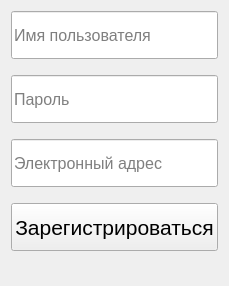
          <widget class="QWidget" name="page_4">
           <layout class="QGridLayout" name="gridLayout_9">
            <item row="0" column="0">
             <layout class="QVBoxLayout" name="register_layout">
              <property name="spacing">
               <number>16</number>
              </property>
              <property name="leftMargin">
               <number>0</number>
              </property>
              <property name="bottomMargin">
               <number>24</number>
              </property>
              <item>
               <widget class="QLineEdit" name="register_username_edit">
                <property name="sizePolicy">
                 <sizepolicy hsizetype="Expanding" vsizetype="Fixed">
                  <horstretch>0</horstretch>
                  <verstretch>0</verstretch>
                 </sizepolicy>
                </property>
                <property name="minimumSize">
                 <size>
                  <width>0</width>
                  <height>48</height>
                 </size>
                </property>
                <property name="maximumSize">
                 <size>
                  <width>320</width>
                  <height>16777215</height>
                 </size>
                </property>
                <property name="font">
                 <font>
                  <pointsize>12</pointsize>
                 </font>
                </property>
                <property name="layoutDirection">
                 <enum>Qt::LeftToRight</enum>
                </property>
                <property name="placeholderText">
                 <string>Имя пользователя</string>
                </property>
               </widget>
              </item>
              <item>
               <widget class="QLineEdit" name="register_password_edit">
                <property name="sizePolicy">
                 <sizepolicy hsizetype="Expanding" vsizetype="Fixed">
                  <horstretch>0</horstretch>
                  <verstretch>0</verstretch>
                 </sizepolicy>
                </property>
                <property name="minimumSize">
                 <size>
                  <width>0</width>
                  <height>48</height>
                 </size>
                </property>
                <property name="maximumSize">
                 <size>
                  <width>320</width>
                  <height>16777215</height>
                 </size>
                </property>
                <property name="font">
                 <font>
                  <pointsize>12</pointsize>
                 </font>
                </property>
                <property name="layoutDirection">
                 <enum>Qt::LeftToRight</enum>
                </property>
                <property name="styleSheet">
                 <string notr="true"/>
                </property>
                <property name="frame">
                 <bool>true</bool>
                </property>
                <property name="echoMode">
                 <enum>QLineEdit::Password</enum>
                </property>
                <property name="placeholderText">
                 <string>Пароль</string>
                </property>
               </widget>
              </item>
              <item>
               <widget class="QLineEdit" name="register_email_edit">
                <property name="sizePolicy">
                 <sizepolicy hsizetype="Expanding" vsizetype="Fixed">
                  <horstretch>0</horstretch>
                  <verstretch>0</verstretch>
                 </sizepolicy>
                </property>
                <property name="minimumSize">
                 <size>
                  <width>0</width>
                  <height>48</height>
                 </size>
                </property>
                <property name="maximumSize">
                 <size>
                  <width>320</width>
                  <height>16777215</height>
                 </size>
                </property>
                <property name="font">
                 <font>
                  <pointsize>12</pointsize>
                 </font>
                </property>
                <property name="placeholderText">
                 <string>Электронный адрес</string>
                </property>
               </widget>
              </item>
              <item>
               <widget class="QPushButton" name="register_button">
                <property name="sizePolicy">
                 <sizepolicy hsizetype="Minimum" vsizetype="Fixed">
                  <horstretch>0</horstretch>
                  <verstretch>0</verstretch>
                 </sizepolicy>
                </property>
                <property name="minimumSize">
                 <size>
                  <width>100</width>
                  <height>48</height>
                 </size>
                </property>
                <property name="maximumSize">
                 <size>
                  <width>320</width>
                  <height>16777215</height>
                 </size>
                </property>
                <property name="font">
                 <font>
                  <pointsize>16</pointsize>
                 </font>
                </property>
                <property name="text">
                 <string>Зарегистрироваться</string>
                </property>
               </widget>
              </item>
             </layout>
            </item>
           </layout>
          </widget>
